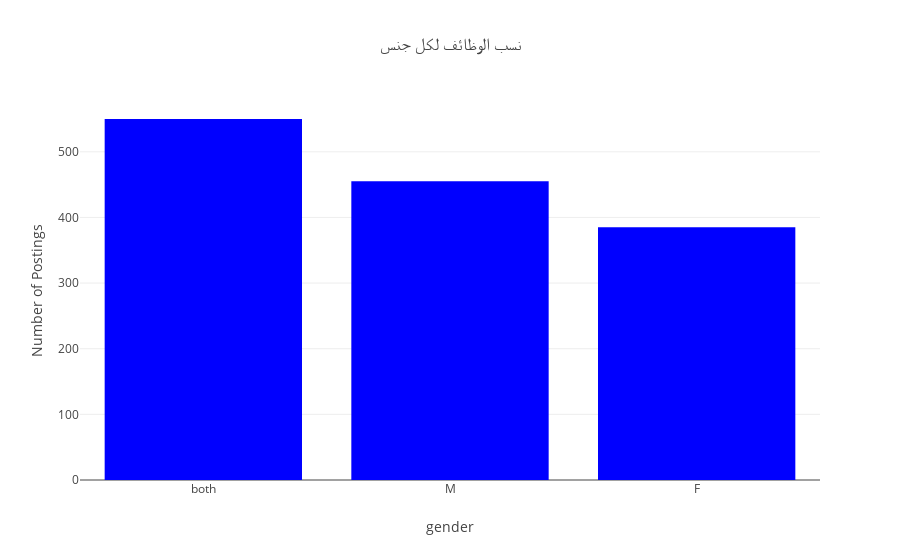

Here is the notebook cell this chart was saved with:
### Markdown cell above
Q2 Is there a gender preference indicated in the job postings?

### Code cell
gender_counts = df['gender'].value_counts().reset_index()
gender_counts.columns = ['gender', 'count']

# Creating the bar chart
fig = px.bar(gender_counts, x='gender', y='count', 
             title='نسب الوظائف لكل جنس',
             labels={'count': 'Number of Postings'},
             color_discrete_sequence=['blue'])  

# Show the chart
fig.show()

### Figure 1 — Plotly figure (JSON) as saved in the notebook; plotly's stock layout.template omitted (floating-point values rounded to 4 significant figures)
{"data": [{"alignmentgroup": "True", "hovertemplate": "gender=%{x}<br>Number of Postings=%{y}<extra></extra>", "legendgroup": "", "marker": {"color": "blue", "pattern": {"shape": ""}}, "name": "", "offsetgroup": "", "orientation": "v", "showlegend": false, "textposition": "auto", "type": "bar", "x": ["both", "M", "F"], "xaxis": "x", "y": [550, 455, 385], "yaxis": "y"}], "layout": {"barmode": "relative", "legend": {"tracegroupgap": 0}, "title": {"text": "نسب الوظائف لكل جنس"}, "xaxis": {"anchor": "y", "domain": [0, 1], "title": {"text": "gender"}}, "yaxis": {"anchor": "x", "domain": [0, 1], "title": {"text": "Number of Postings"}}}}
